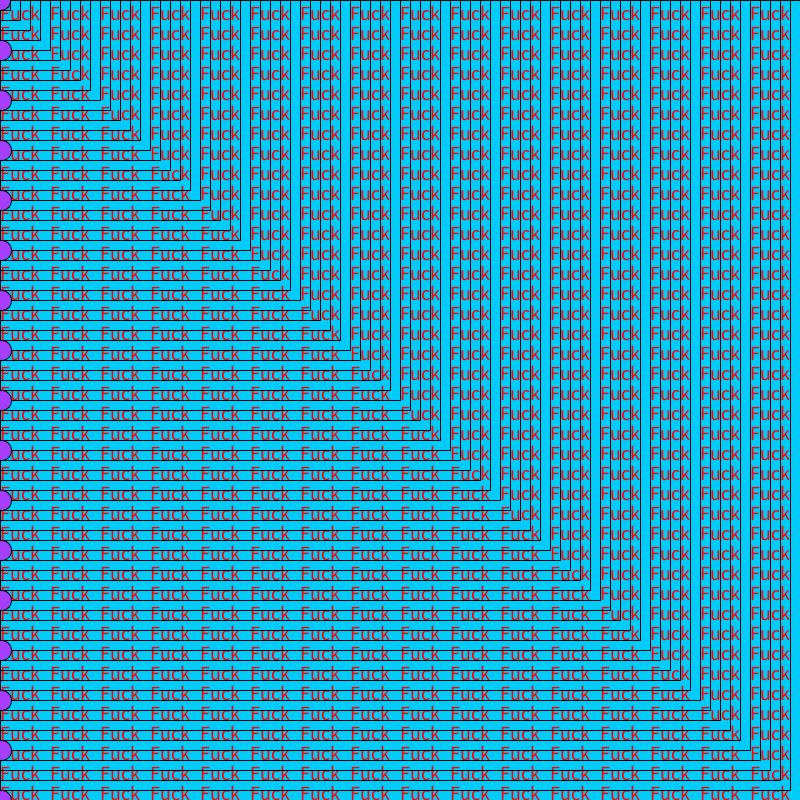
Frame 1 (no input)
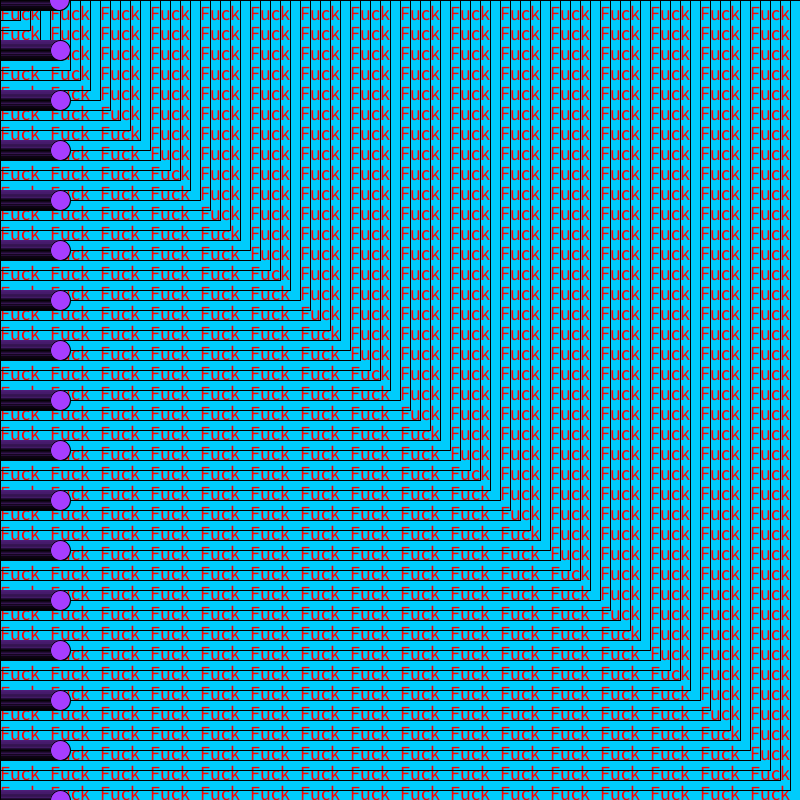
Frame 60 (the mouse pressed at the canvas centre just before this capture)
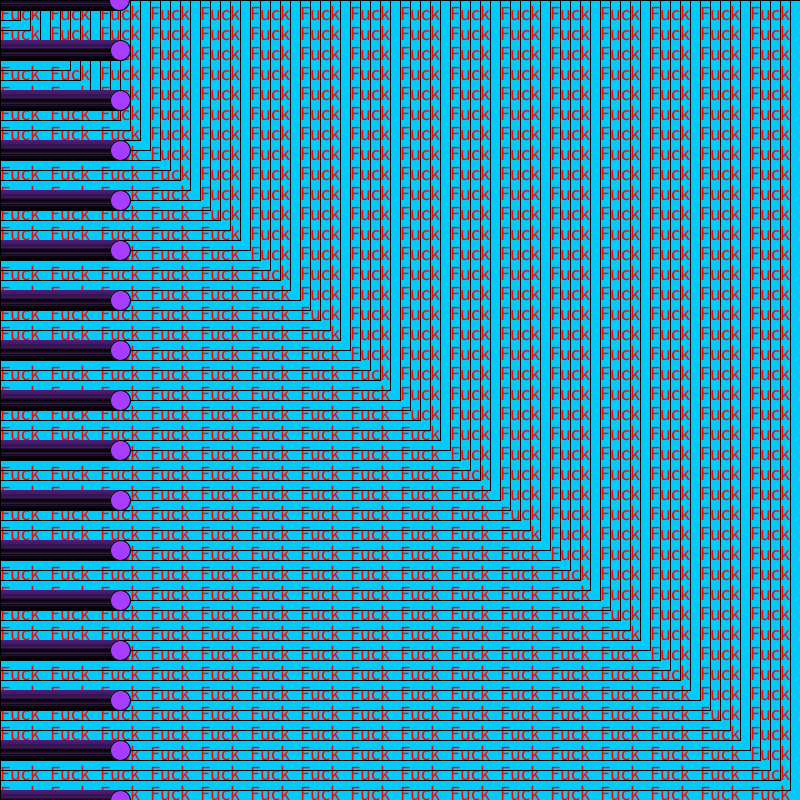
Frame 120 (the mouse held since frame 60 and released just before this capture)

The Processing sketch that drew these frames (run headless with seeded random() and noise(); from frame 60 on, the mouse is pressed at the canvas centre):

// Processing sketch: processing_72347
// ── processing_72347.pde

int xPos;
int dir;
int myNum;

void setup(){
  xPos = 0;
  dir = 1;
  myNum = 0;
size(800,800);
background(0,204,252);
fill(255,0,0);
textSize(20);
for(int i = 0; i < 100; i++){
   text("Fuck",0,i*20);
    text("Fuck",50,i*20);
    text("Fuck",100,i*20);
    text("Fuck",150,i*20);
    text("Fuck",200,i*20);
    text("Fuck",250,i*20);
    text("Fuck",300,i*20);
    text("Fuck",350,i*20);
    text("Fuck",400,i*20);
    text("Fuck",450,i*20);
    text("Fuck",500,i*20);
    text("Fuck",550,i*20);
    text("Fuck",600,i*20);
    text("Fuck",650,i*20);
    text("Fuck",700,i*20);
    text("Fuck",750,i*20);
    text("Fuck",800,i*20);
    noFill();{
  rect(0,0,i*10,i*10);
    }
    }
}

void draw(){
  if(mouseX > 400){
    fill(255,62,197);
  } else
    fill(167,62,255);
  stroke(myNum/2);
  line(myNum,0,myNum,height);
    ellipse(xPos,0,20,20);
  xPos += dir;
  if(xPos > width){
    dir = -1;
  }
  if(xPos < 0){
    dir = 1;
  }
    ellipse(xPos,50,20,20);
  if(xPos > width){
    dir = -1;
  }
  if(xPos < 0){
    dir = 1;
  }
   ellipse(xPos,100,20,20);
  if(xPos > width){
    dir = -1;
  }
  if(xPos < 0){
    dir = 1;
  }
   ellipse(xPos,150,20,20);
  if(xPos > width){
    dir = -1;
  }
  if(xPos < 0){
    dir = 1;
  } ellipse(xPos,200,20,20);
  if(xPos > width){
    dir = -1;
  }
  if(xPos < 0){
    dir = 1;
  }
   ellipse(xPos,250,20,20);
  if(xPos > width){
    dir = -1;
  }
  if(xPos < 0){
    dir = 1;
  }
  ellipse(xPos,300,20,20);
  if(xPos > width){
    dir = -1;
  }
  if(xPos < 0){
    dir = 1;
  }
   ellipse(xPos,350,20,20);
  if(xPos > width){
    dir = -1;
  }
  if(xPos < 0){
    dir = 1;
  }
   ellipse(xPos,400,20,20);
  if(xPos > width){
    dir = -1;
  }
  if(xPos < 0){
    dir = 1;
  }
     ellipse(xPos,450,20,20);
  if(xPos > width){
    dir = -1;
  }
  if(xPos < 0){
    dir = 1;
  }
     ellipse(xPos,500,20,20);
  if(xPos > width){
    dir = -1;
  }
  if(xPos < 0){
    dir = 1;
  }
     ellipse(xPos,550,20,20);
  if(xPos > width){
    dir = -1;
  }
  if(xPos < 0){
    dir = 1;
  }
     ellipse(xPos,600,20,20);
  if(xPos > width){
    dir = -1;
  }
  if(xPos < 0){
    dir = 1;
  }
     ellipse(xPos,650,20,20);
  if(xPos > width){
    dir = -1;
  }
  if(xPos < 0){
    dir = 1;
  }
     ellipse(xPos,700,20,20);
  if(xPos > width){
    dir = -1;
  }
  if(xPos < 0){
    dir = 1;
  }
     ellipse(xPos,750,20,20);
  if(xPos > width){
    dir = -1;
  }
  if(xPos < 0){
    dir = 1;
  }
     ellipse(xPos,800,20,20);
  if(xPos > width){
    dir = -1;
  }
  if(xPos < 0){
    dir = 1;
  }
}
